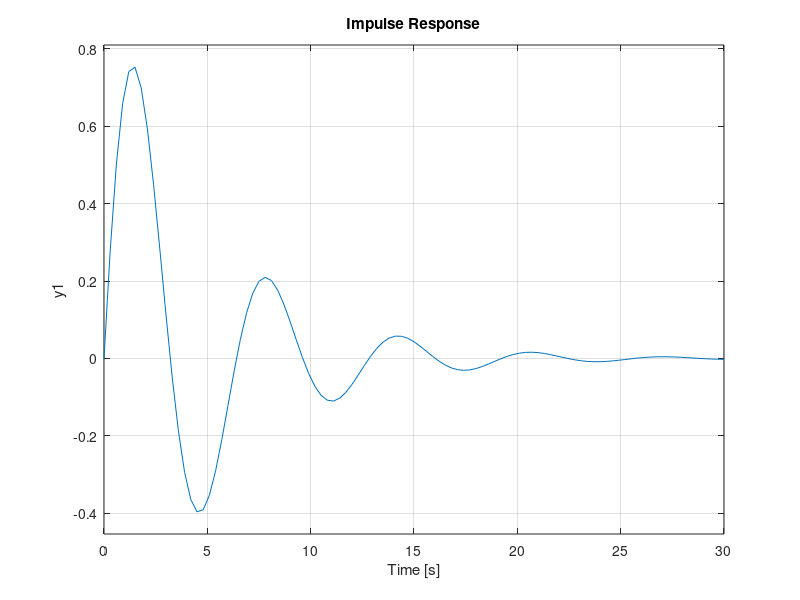

Recreate this plot in MATLAB.
G1=tf(4,[1 0 4]);
G2=tf(4,[1 0.4 4]);
G3=tf(1,[1 0 1]);
G4=tf(1,[1 0.4 1]);

subplot(2,2,1);
impulse(G1)

subplot(2,2,2);
impulse(G2)

subplot(2,2,3);
impulse(G3)

subplot(2,2,4);
impulse(G4)
